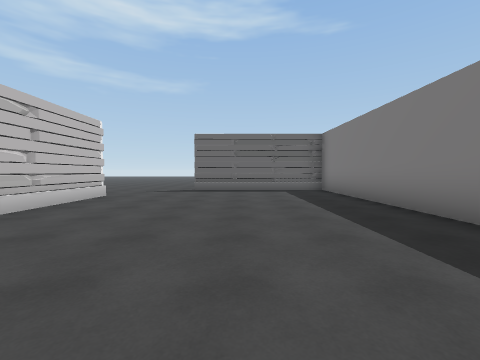
[1] (above)

24 first-person views from a walk through a Unity game level. The camera is 1.3 m above the floor, tilts 2° down and sees 90° across. The floor is counted in squares, 2 m on a side. Each view is taken from the middle of a square. On the plan, view 1 faces up. The plan holds only what a view shows up to about 9 squares ahead; the rest is blank. The place goes on beyond the plan. The player is left out. Door leaves are left out, so doorways stand open.

[2]
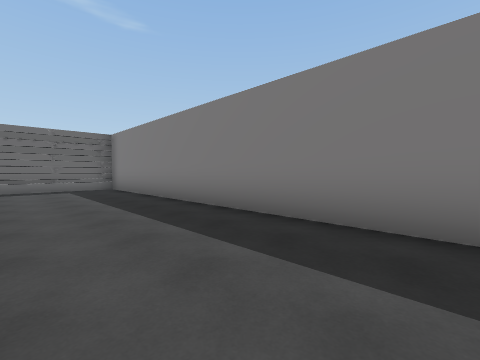

[3]
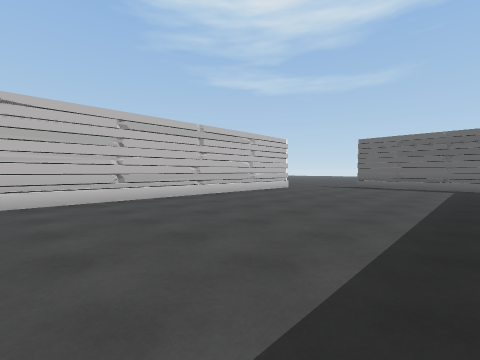

[4]
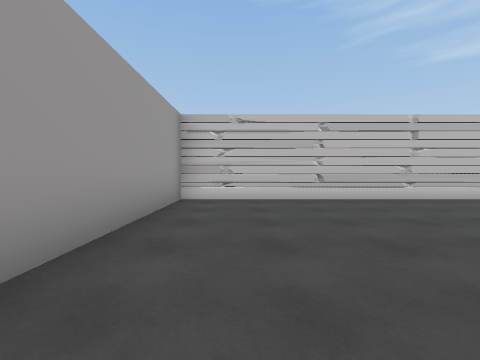

[5]
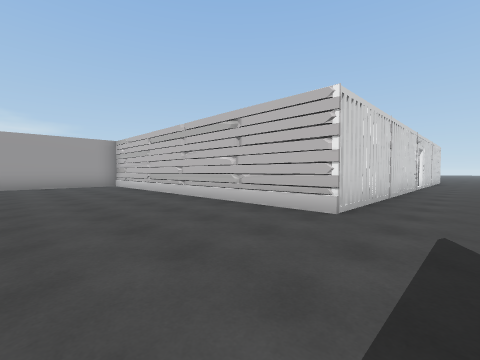

[6]
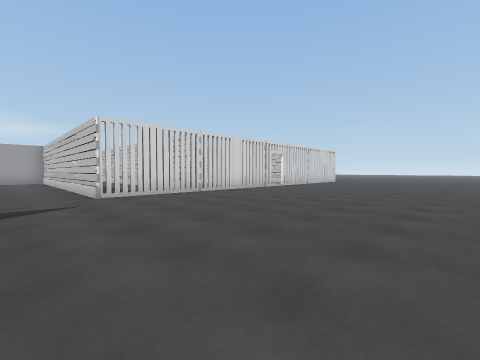

[7]
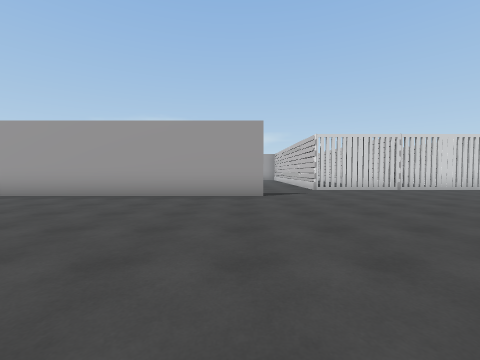

[8]
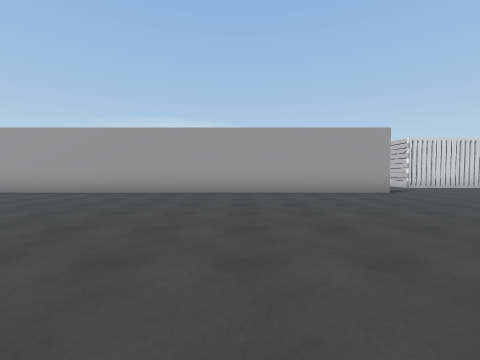

[9]
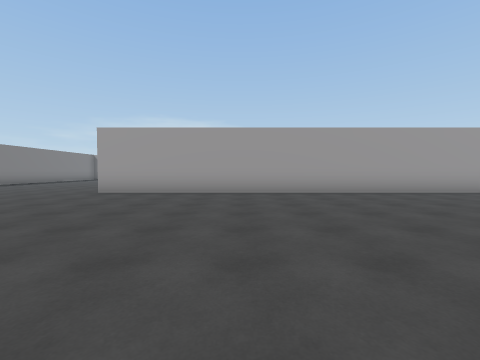

[10]
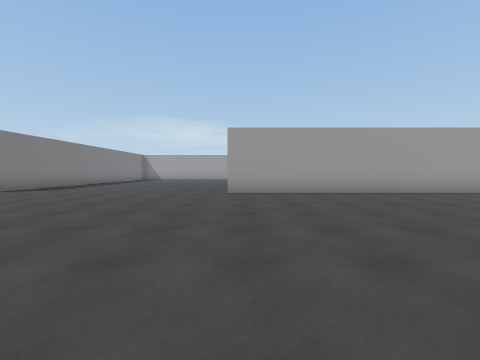

[11]
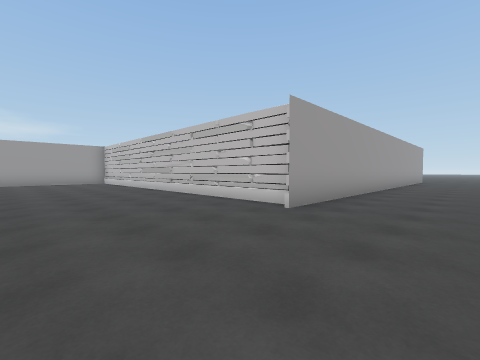

[12]
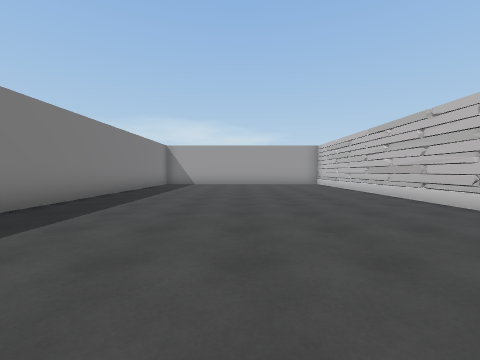

[13]
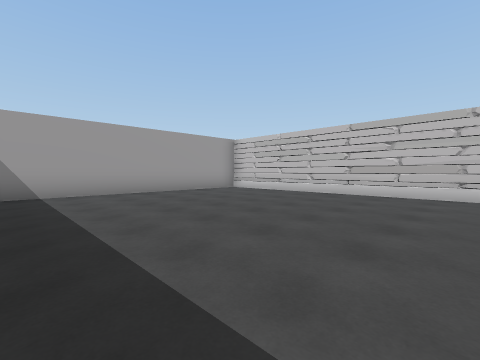

[14]
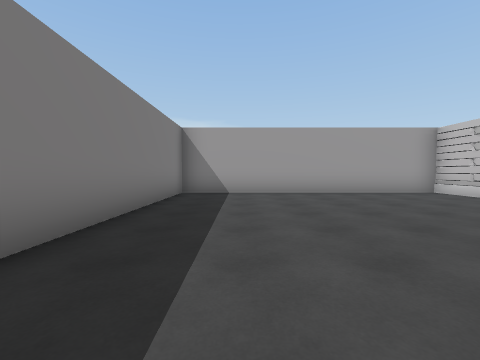

[15]
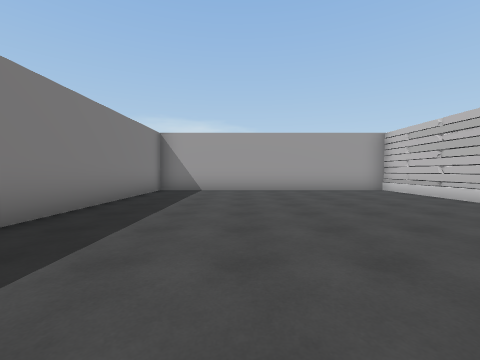

[16]
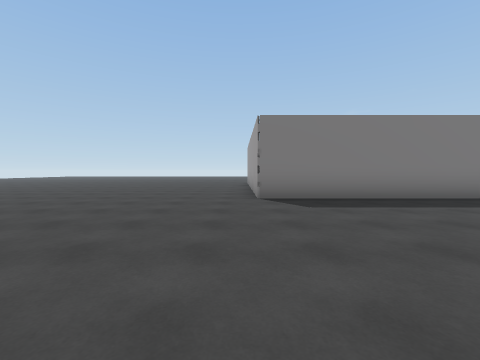

[17]
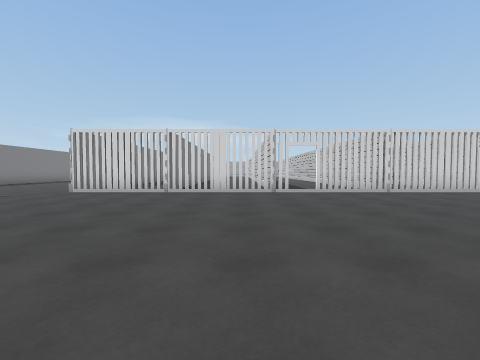

[18]
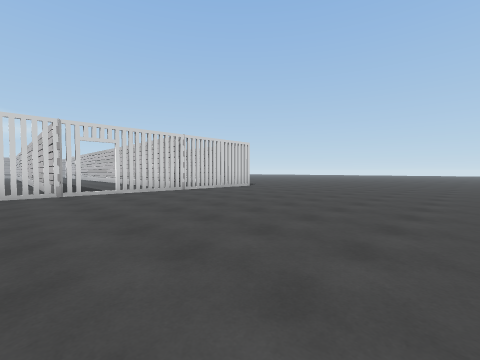

[19]
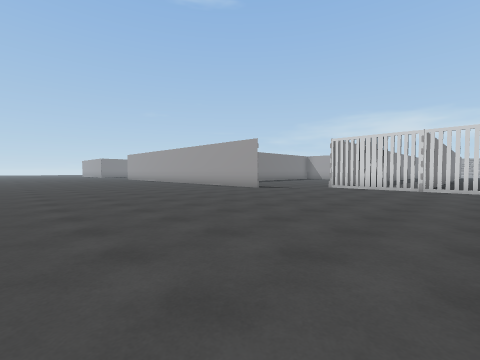

[20]
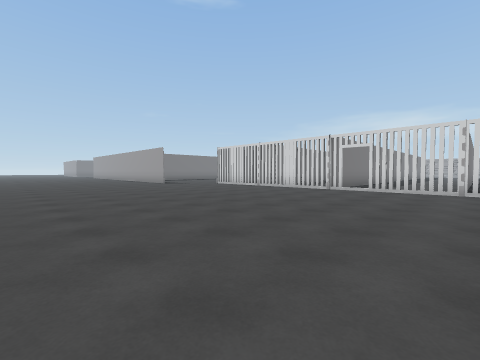

[21]
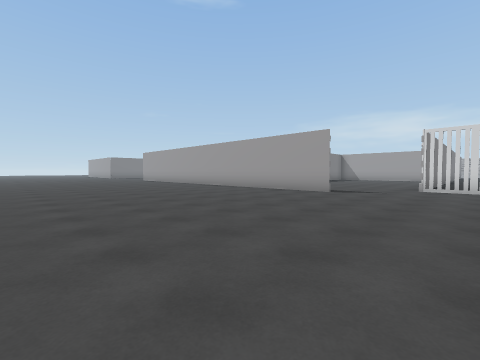

[22]
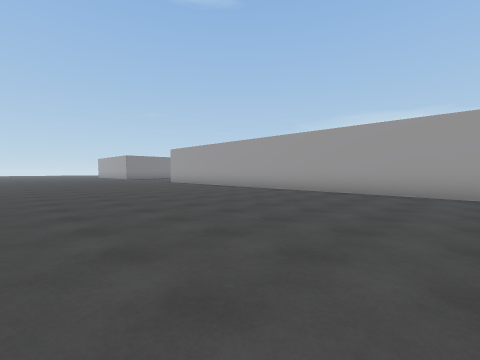

[23]
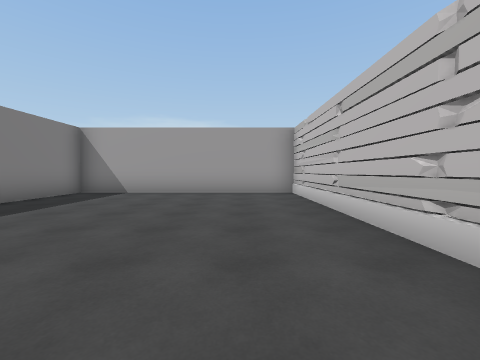

[24]
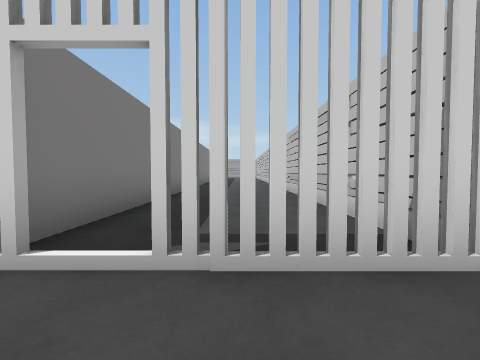

### Floor plan
Points are (right, up) in squares from view 1. A wall is a line through its corners. A room is listed if a view was taken in it or the views show most of it. See-through windows are left out.
Room 1 (views 1, 2, 3, 4, 5, 6, 7, 8, 9, 10, 11, 12, 13, 14, 15, 16, 17, 18, 19, 20, 21, 22, 23, 24)
walls: (-1.8, 8.6) (12.5, 8.6); (12, 8.4) (12, -3.4) (19.8, -3.4) (19.8, 8.6) (20.4, 8.6); (-3.7, 2.3) (-3.7, 1.8); (-10.6, 6.5) (-3.6, 6.5) (-3.6, -3.4) (2.9, -3.4) (2.9, 8.5) (-1.6, 8.5); (-14.5, 6.5) (-11.4, 6.5)
ways out: open door at (-10.5, 7); gap at (-8, 6); gap at (-5, 6)

Where each view was taken, in squares from view 1:
view 1: 0 up, 0 right, facing up
view 2: 1 down, 0 right, facing up-right
view 3: 2 down, 2 right, facing up-left
view 4: 2 down, 2 right, facing left
view 5: 8 up, 0 right, facing down-left
view 6: 13 up, 2 left, facing down-left
view 7: 15 up, 1 left, facing down
view 8: 16 up, 3 right, facing down
view 9: 16 up, 8 right, facing down
view 10: 16 up, 12 right, facing down
view 11: 11 up, 16 right, facing down-left
view 12: 9 up, 16 right, facing down
view 13: 4 up, 19 right, facing down-left
view 14: 4 up, 18 right, facing down
view 15: 5 up, 17 right, facing down
view 16: 9 up, 14 right, facing right
view 17: 14 up, 9 left, facing down
view 18: 14 up, 9 left, facing down-left
view 19: 16 up, 8 left, facing down-right
view 20: 15 up, 14 left, facing down-right
view 21: 16 up, 5 left, facing down-right
view 22: 16 up, 1 left, facing down-right
view 23: 4 up, 2 left, facing down
view 24: 8 up, 12 left, facing down
